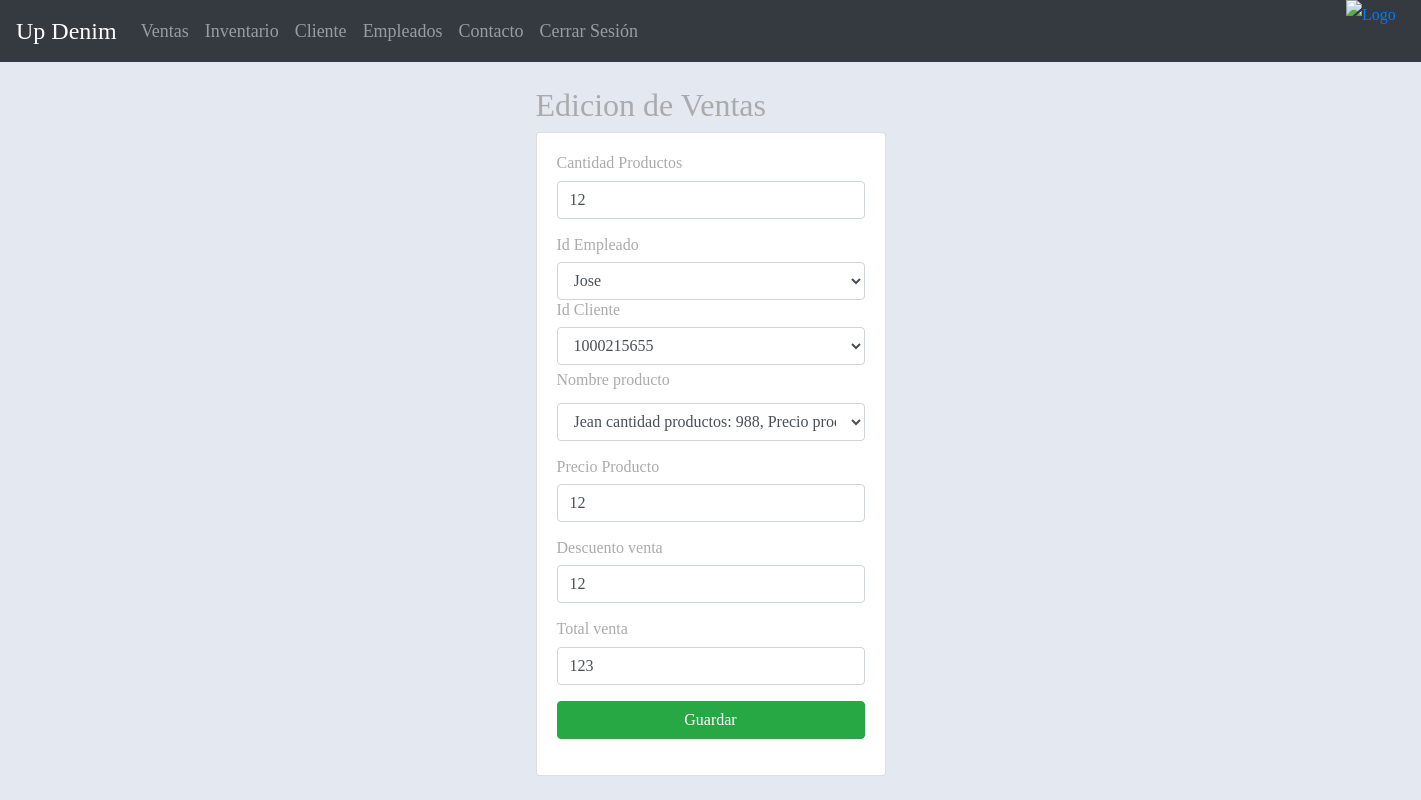
Screenshot of /edicionVenta/1/ (signed in) with the database file from the repository.
### aplicaciones/Academico/models.py (models this page shows, shortened)
class Ventas(models.Model):
    idVenta = models.AutoField(primary_key=True)
    cantidadProductos = models.CharField(max_length=50)
    descuentoVenta = models.CharField(max_length=50)
    precioProducto = models.CharField(max_length=50)
    idCliente = models.ForeignKey(Cliente, on_delete=models.CASCADE)
    idEmpleado = models.ForeignKey(Empleado, on_delete=models.CASCADE)  # Corrección aquí
    idProducto = models.ForeignKey(Producto, on_delete=models.CASCADE)
    TotalVenta = models.CharField(max_length=50)

class Empleado(models.Model):
    idEmpleado = models.AutoField(primary_key=True)
    idDocumentoEmp = models.ForeignKey(Persona, on_delete=models.CASCADE)
    fechaIngreso = models.DateField()
    salario = models.FloatField()
    fechaNacimiento = models.DateField()
    rh = models.CharField(max_length=5)
    idarl = models.ForeignKey(Arl, on_delete=models.CASCADE)
    ideps = models.ForeignKey(Eps, on_delete=models.CASCADE)
    idFondoPension = models.ForeignKey(Fondopension, on_delete=models.CASCADE)
    idCargoEmpleado = models.ForeignKey(CargoEmpleado, on_delete=models.CASCADE)
    iduser = models.ForeignKey(Usuario, on_delete=models.CASCADE)
    idrol = models.ForeignKey(Rol, on_delete=models.CASCADE)

class Persona(models.Model):
    iddocumento = models.CharField(max_length=20, primary_key=True)
    primernombre = models.CharField(max_length=45, null=False, blank=False)
    segundonombre = models.CharField(max_length=45, blank=True, null=True)
    primerapellido = models.CharField(max_length=45, null=False, blank=False)
    segundoapellido = models.CharField(max_length=45, blank=True, null=True)
    idcontacto = models.ForeignKey(Contacto, on_delete=models.CASCADE)
    iddireccion = models.ForeignKey(Direccion, on_delete=models.CASCADE)
    idgenero = models.ForeignKey(Genero, on_delete=models.CASCADE)
    def __str__(self):
        texto = '{0}'
        return texto.format(self.iddocumento)

class Cliente(models.Model):
    idcliente = models.IntegerField(primary_key=True)
    cupocredito = models.IntegerField()
    iddocumento = models.ForeignKey(Persona, on_delete=models.CASCADE)
    idtipocomercio = models.ForeignKey(Tipocomercio, on_delete=models.CASCADE)
    idtipocliente = models.ForeignKey(Tipocliente,on_delete=models.CASCADE)

### aplicaciones/Academico/views.py (the view)
# urls.py: path('edicionVenta/<int:idVenta>/', views.edicionVenta, name='edicionVenta'),
@login_required
def edicionVenta(request, idVenta):
    venta = Ventas.objects.get(idVenta=idVenta)
    cliente = Cliente.objects.all()
    inventarios=Inventario.objects.all()
    productos = Producto.objects.all()
    empleados = Empleado.objects.all()
    categoriaproductos=Categoriaproducto.objects.all()
    tallas=Talla.objects.all()
    inventarios=Inventario.objects.all()
    tiposmovimientosint=Tipomovimiento.objects.all()
    ubicacionesinventario=Ubicacioninventario.objects.all()
    inventario = Inventario.objects.all()
    context = {
            "productos": productos,
            "categoriaproductos": categoriaproductos,
            "tallas": tallas,
            "inventarios": inventarios,
            "tiposmovimientosint": tiposmovimientosint,
            "ubicacionesinventario": ubicacionesinventario,
            "empleado": empleados,
            "cliente": cliente,
            "ventas": venta,
            "inventario":inventario
    }
    return render(request, "edicionVenta.html", context)

### aplicaciones/Academico/templates/edicionVenta.html (shortened to what this page needs)
{% extends "./base.html" %}
{% block body %}
<div class= "row">
    <div class="col-md-4 offset-md-4">
        <h2> Edicion de Ventas </h2>
        <div class="card">
            <div class="card-body">
                <form method="POST" action="/editarVenta/{{ ventas.idVenta }}/"> {% csrf_token %}
                    <div class="form-group">
                        <div class="form-group">
                            <h6>Cantidad Productos</h6>
                            <input type="text" id="txtCantidad" name="txtCantidad" class="form-control" value="{{ventas.cantidadProductos}}" placeholder="Cantidad Productos" minlength="1" maxlength="58"  required>
                        </div>
                    </div>
                    <h6>Id Empleado</h6>
                    <select id="txtEmpleado" name="txtEmpleado" class="form-control" required>
                        {% for emp in empleado %}
                            <option value="{{ emp.idEmpleado }}" {% if ventas.idEmpleado.idDocumentoEmp.primernombre == emp.idDocumentoEmp.primernombre %} selected {% endif %}>
                                {{ emp.idDocumentoEmp.primernombre }}
                            </option>
                        {% endfor %}
                    </select>
                    <h6>Id Cliente</h6>
                    <select id="txtClientela" name="txtClientela" class="form-control" required>
                        {% for cliente in cliente %}
                            <option value="{{ cliente.idcliente }}" {% if ventas.idCliente.iddocumento == cliente.iddocumento %} selected {% endif %}>
                                {{ cliente.iddocumento }}
                            </option>
                        {% endfor %}
                    </select>
                    <div class="form-group">
                        <label for="nombreproducto">Nombre producto</label>
                        <select id="txtProducto" name="txtProducto" class="form-control" required>
                            {% for inventario_item in inventario %}
                                <option value="{{ inventario_item.idinventario }}">{{ inventario_item.idproductoinv.nombreproducto }} cantidad productos: </option>
                            {% endfor %}
                        </select>
                    </div>
                        <div class="form-group">
                            <h6>Precio Producto</h6>
                            <input type="text" id="txtPrecio" name="txtPrecio" class="form-control" value="{{ventas.precioProducto}}" placeholder="Precio Producto" minlength="1" maxlength="58" required>
                        </div>
                        <div class="form-group">
                            <h6>Descuento venta</h6>
                            <input type="text" id="txtDescuento" name="txtDescuento" class="form-control" value="{{ventas.descuentoVenta}}" placeholder="Descuento venta" minlength="1" maxlength="58" required>
                        </div>
                    <div class="form-group">
                        <h6>Total venta</h6>
                        <input type="text" id="txtVenta" name="txtVenta" class="form-control" value="{{ventas.TotalVenta}}" placeholder="Total Venta" minlength="3" maxlength="58" required>
                    </div>
                        <div class="form-group">
                            <button type="submit" class="btn btn-success btn-block text-white">Guardar</button>
                        </div>
                 </form>
            </div>
        </div>
    </div>
</div>
{% endblock %}

### aplicaciones/Academico/static/css/gestionVentaas.css (style rules this page uses)
body { font-family: "Libre Baskerville", serif; font-weight: 400; font-size: 16px; line-height: 30px; background-color: #e3e8f1; overflow-x:hidden; color: #ababab; }

### rows the page displays
Ventas: txtCantidad "12", txtEmpleado "Jose", txtClientela "1000215655", txtPrecio "12", txtDescuento "12", txtVenta "123"

### other values shown
form field txtProducto "Jean cantidad productos: 988, Precio producto: 50000,0"
